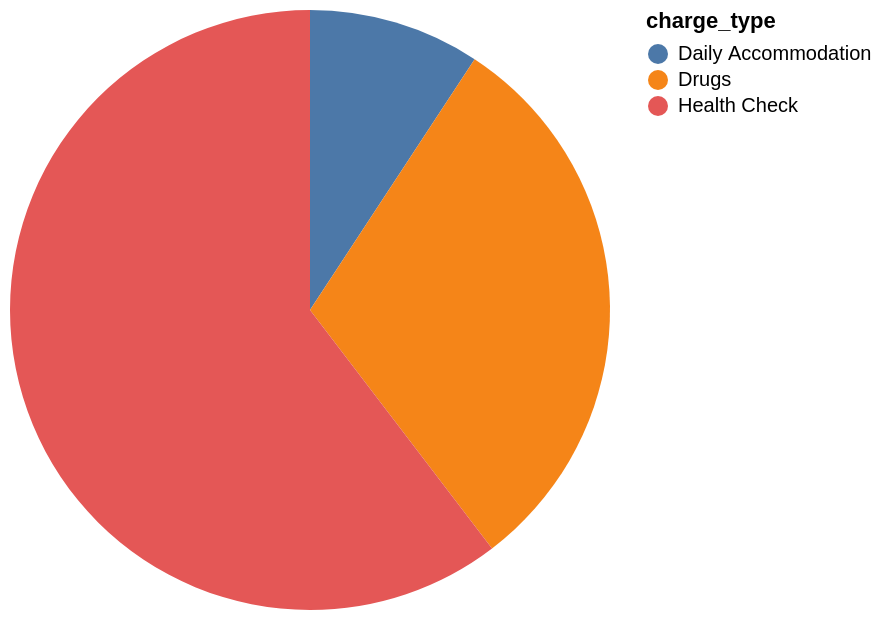

Describe this chart as a Vega-Lite specification.
### Vega-Lite specification from a JSON file in a GitHub repository (floating-point values rounded to 4 significant figures)
{"data": {"values": [{"x_data": "Daily Accommodation", "y_data": 98}, {"x_data": "Drugs", "y_data": 322}, {"x_data": "Health Check", "y_data": 640}]}, "mark": "arc", "encoding": {"theta": {"field": "y_data", "type": "quantitative", "title": "charge_amount"}, "color": {"field": "x_data", "type": "nominal", "title": "charge_type"}}}
